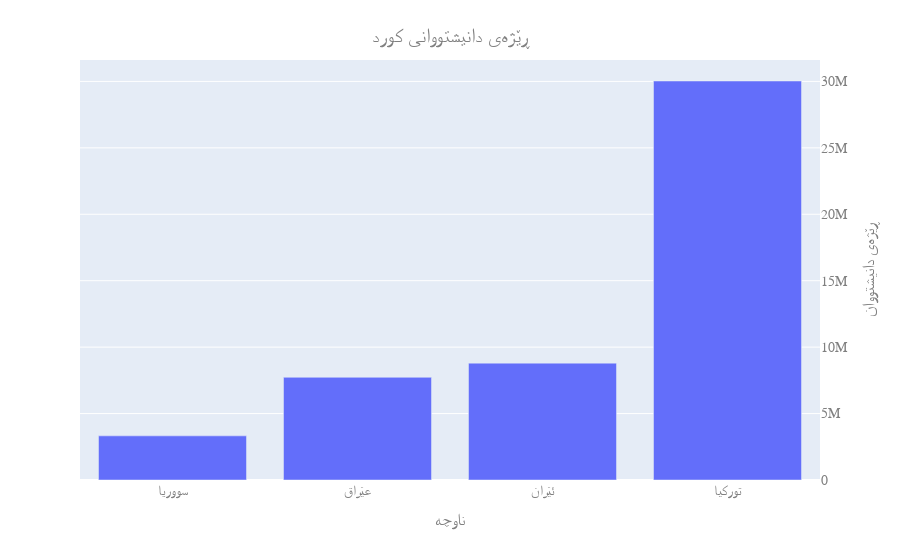

This figure's notebook cell:
### Markdown cell above
### Mirror UI

Update layout to:

1. Add dictionary for `xaxis`, providing axis label and set `autorange` value to _reverse_, to reverse the x-axis.
2. Add dictionary for `yaxis`, providing axis label and set axis to display on right side of plot.

### Code cell
fig.update_layout(
    xaxis={
        "title":"ناوچە",
        "autorange": 'reversed'},
    yaxis={
        "title": "ڕێژەی دانیشتووان",
        "side": "right"},
)
fig.show()

### Figure 1 — Plotly figure (JSON) as saved in the notebook; plotly's stock layout.template omitted (floating-point values rounded to 4 significant figures)
{"data": [{"alignmentgroup": "True", "hovertemplate": "x=%{x}<br>y=%{y}<extra></extra>", "legendgroup": "", "marker": {"color": "#636efa", "pattern": {"shape": ""}}, "name": "", "offsetgroup": "", "orientation": "v", "showlegend": false, "textposition": "auto", "type": "bar", "x": ["تورکیا", "ئێران", "عێراق", "سووریا"], "xaxis": "x", "y": [30032000, 8796000, 7729000, 3322000], "yaxis": "y"}], "layout": {"autosize": true, "barmode": "relative", "font": {"color": "Grey", "family": "Vazirmatn", "size": 14}, "legend": {"tracegroupgap": 0}, "margin": {"t": 60}, "title": {"text": "ڕێژەی دانیشتووانی کورد", "x": 0.5, "xanchor": "center", "y": 0.95, "yanchor": "top"}, "xaxis": {"anchor": "y", "autorange": true, "domain": [0, 1], "range": [3.5, -0.5], "title": {"text": "ناوچە"}, "type": "category"}, "yaxis": {"anchor": "x", "autorange": true, "domain": [0, 1], "range": [0, 31610000.0], "side": "right", "title": {"text": "ڕێژەی دانیشتووان"}, "type": "linear"}}}
